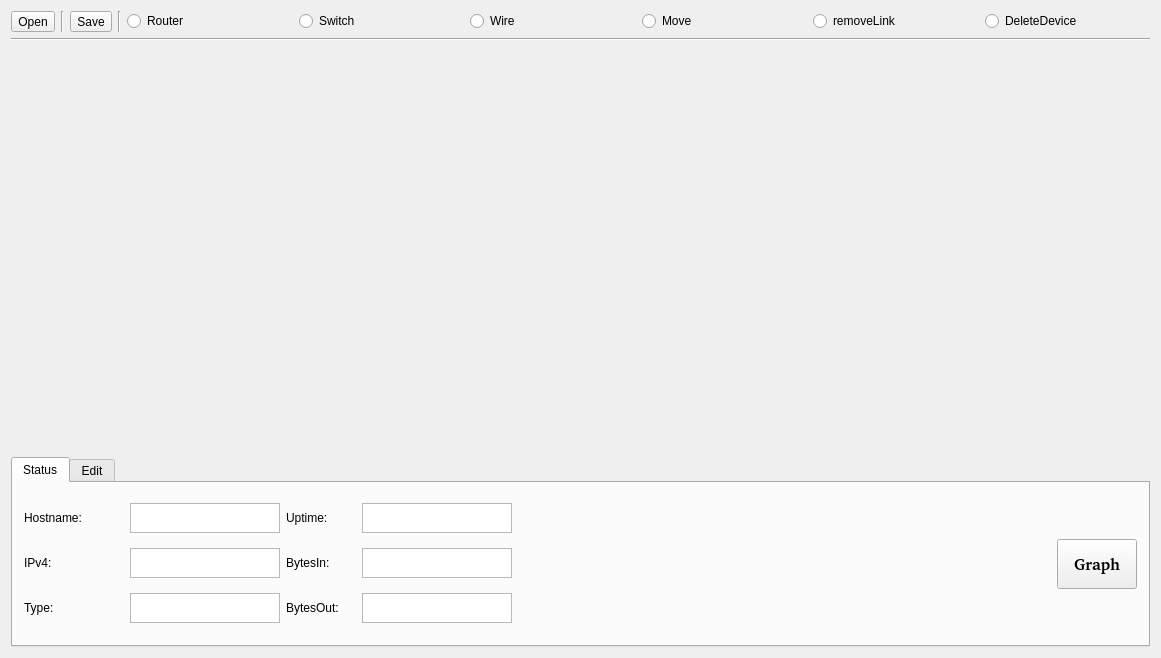
<?xml version="1.0" encoding="UTF-8"?>
<ui version="4.0">
 <class>MainWindow</class>
 <widget class="QMainWindow" name="MainWindow">
  <property name="geometry">
   <rect>
    <x>0</x>
    <y>0</y>
    <width>1161</width>
    <height>658</height>
   </rect>
  </property>
  <property name="windowTitle">
   <string>Snmp Monitor V3</string>
  </property>
  <property name="tabShape">
   <enum>QTabWidget::Rounded</enum>
  </property>
  <property name="dockNestingEnabled">
   <bool>true</bool>
  </property>
  <widget class="QWidget" name="centralWidget">
   <property name="cursor">
    <cursorShape>ArrowCursor</cursorShape>
   </property>
   <layout class="QVBoxLayout" name="verticalLayout">
    <item>
     <layout class="QHBoxLayout" name="horizontalLayout">
      <item>
       <widget class="QToolButton" name="toolOpen">
        <property name="text">
         <string>Open</string>
        </property>
        <property name="icon">
         <iconset>
          <normaloff>1319490435_open.png</normaloff>1319490435_open.png</iconset>
        </property>
        <property name="iconSize">
         <size>
          <width>32</width>
          <height>32</height>
         </size>
        </property>
        <property name="shortcut">
         <string>Ctrl+R</string>
        </property>
       </widget>
      </item>
      <item>
       <widget class="Line" name="line_3">
        <property name="orientation">
         <enum>Qt::Vertical</enum>
        </property>
       </widget>
      </item>
      <item>
       <widget class="QToolButton" name="toolSave">
        <property name="text">
         <string>Save</string>
        </property>
        <property name="icon">
         <iconset>
          <normaloff>1319490457_disk-save.png</normaloff>1319490457_disk-save.png</iconset>
        </property>
        <property name="iconSize">
         <size>
          <width>32</width>
          <height>32</height>
         </size>
        </property>
        <property name="shortcut">
         <string>Ctrl+S</string>
        </property>
       </widget>
      </item>
      <item>
       <widget class="Line" name="line_2">
        <property name="orientation">
         <enum>Qt::Vertical</enum>
        </property>
       </widget>
      </item>
      <item>
       <widget class="QRadioButton" name="radioRouter">
        <property name="text">
         <string>Router</string>
        </property>
        <property name="icon">
         <iconset>
          <normaloff>router.png</normaloff>router.png</iconset>
        </property>
        <property name="iconSize">
         <size>
          <width>36</width>
          <height>36</height>
         </size>
        </property>
       </widget>
      </item>
      <item>
       <widget class="QRadioButton" name="radioSwitch">
        <property name="text">
         <string>Switch</string>
        </property>
        <property name="icon">
         <iconset>
          <normaloff>switch.png</normaloff>switch.png</iconset>
        </property>
        <property name="iconSize">
         <size>
          <width>40</width>
          <height>36</height>
         </size>
        </property>
       </widget>
      </item>
      <item>
       <widget class="QRadioButton" name="radioWire">
        <property name="text">
         <string>Wire</string>
        </property>
        <property name="icon">
         <iconset>
          <normaloff>wire.png</normaloff>wire.png</iconset>
        </property>
        <property name="iconSize">
         <size>
          <width>36</width>
          <height>36</height>
         </size>
        </property>
       </widget>
      </item>
      <item>
       <widget class="QRadioButton" name="radioMove">
        <property name="text">
         <string>Move</string>
        </property>
        <property name="icon">
         <iconset>
          <normaloff>moveDevice.png</normaloff>moveDevice.png</iconset>
        </property>
        <property name="iconSize">
         <size>
          <width>36</width>
          <height>36</height>
         </size>
        </property>
       </widget>
      </item>
      <item>
       <widget class="QRadioButton" name="radioLink">
        <property name="text">
         <string>removeLink</string>
        </property>
        <property name="icon">
         <iconset>
          <normaloff>deleteWire.png</normaloff>deleteWire.png</iconset>
        </property>
        <property name="iconSize">
         <size>
          <width>36</width>
          <height>36</height>
         </size>
        </property>
       </widget>
      </item>
      <item>
       <widget class="QRadioButton" name="radioDel">
        <property name="text">
         <string>DeleteDevice</string>
        </property>
        <property name="icon">
         <iconset>
          <normaloff>deleteDevice.png</normaloff>deleteDevice.png</iconset>
        </property>
        <property name="iconSize">
         <size>
          <width>36</width>
          <height>36</height>
         </size>
        </property>
       </widget>
      </item>
     </layout>
    </item>
    <item>
     <widget class="Line" name="line">
      <property name="orientation">
       <enum>Qt::Horizontal</enum>
      </property>
     </widget>
    </item>
    <item>
     <spacer name="verticalSpacer">
      <property name="orientation">
       <enum>Qt::Vertical</enum>
      </property>
      <property name="sizeHint" stdset="0">
       <size>
        <width>20</width>
        <height>40</height>
       </size>
      </property>
     </spacer>
    </item>
    <item>
     <widget class="QTabWidget" name="tabWidget">
      <property name="sizePolicy">
       <sizepolicy hsizetype="Expanding" vsizetype="Minimum">
        <horstretch>0</horstretch>
        <verstretch>0</verstretch>
       </sizepolicy>
      </property>
      <property name="minimumSize">
       <size>
        <width>0</width>
        <height>110</height>
       </size>
      </property>
      <property name="tabPosition">
       <enum>QTabWidget::North</enum>
      </property>
      <property name="tabShape">
       <enum>QTabWidget::Rounded</enum>
      </property>
      <property name="currentIndex">
       <number>0</number>
      </property>
      <widget class="QWidget" name="tab">
       <attribute name="title">
        <string>Status</string>
       </attribute>
       <layout class="QHBoxLayout" name="horizontalLayout_2">
        <item>
         <layout class="QGridLayout" name="gridLayout">
          <item row="0" column="0">
           <widget class="QLabel" name="label">
            <property name="sizePolicy">
             <sizepolicy hsizetype="Fixed" vsizetype="Fixed">
              <horstretch>0</horstretch>
              <verstretch>0</verstretch>
             </sizepolicy>
            </property>
            <property name="minimumSize">
             <size>
              <width>100</width>
              <height>30</height>
             </size>
            </property>
            <property name="text">
             <string>Hostname:</string>
            </property>
           </widget>
          </item>
          <item row="2" column="0">
           <widget class="QLabel" name="label_3">
            <property name="sizePolicy">
             <sizepolicy hsizetype="Fixed" vsizetype="Fixed">
              <horstretch>0</horstretch>
              <verstretch>0</verstretch>
             </sizepolicy>
            </property>
            <property name="minimumSize">
             <size>
              <width>100</width>
              <height>30</height>
             </size>
            </property>
            <property name="text">
             <string>Type:</string>
            </property>
           </widget>
          </item>
          <item row="0" column="2">
           <widget class="QLabel" name="label_4">
            <property name="sizePolicy">
             <sizepolicy hsizetype="Fixed" vsizetype="Fixed">
              <horstretch>0</horstretch>
              <verstretch>0</verstretch>
             </sizepolicy>
            </property>
            <property name="minimumSize">
             <size>
              <width>70</width>
              <height>30</height>
             </size>
            </property>
            <property name="text">
             <string>Uptime:</string>
            </property>
           </widget>
          </item>
          <item row="1" column="2">
           <widget class="QLabel" name="label_5">
            <property name="sizePolicy">
             <sizepolicy hsizetype="Fixed" vsizetype="Fixed">
              <horstretch>0</horstretch>
              <verstretch>0</verstretch>
             </sizepolicy>
            </property>
            <property name="minimumSize">
             <size>
              <width>70</width>
              <height>30</height>
             </size>
            </property>
            <property name="text">
             <string>BytesIn:</string>
            </property>
           </widget>
          </item>
          <item row="2" column="2">
           <widget class="QLabel" name="label_6">
            <property name="sizePolicy">
             <sizepolicy hsizetype="Fixed" vsizetype="Fixed">
              <horstretch>0</horstretch>
              <verstretch>0</verstretch>
             </sizepolicy>
            </property>
            <property name="minimumSize">
             <size>
              <width>70</width>
              <height>30</height>
             </size>
            </property>
            <property name="text">
             <string>BytesOut:</string>
            </property>
           </widget>
          </item>
          <item row="1" column="0">
           <widget class="QLabel" name="label_2">
            <property name="sizePolicy">
             <sizepolicy hsizetype="Fixed" vsizetype="Fixed">
              <horstretch>0</horstretch>
              <verstretch>0</verstretch>
             </sizepolicy>
            </property>
            <property name="minimumSize">
             <size>
              <width>100</width>
              <height>30</height>
             </size>
            </property>
            <property name="text">
             <string>IPv4:</string>
            </property>
           </widget>
          </item>
          <item row="0" column="1">
           <widget class="QTextEdit" name="textEdit">
            <property name="maximumSize">
             <size>
              <width>150</width>
              <height>30</height>
             </size>
            </property>
           </widget>
          </item>
          <item row="1" column="1">
           <widget class="QTextEdit" name="textEdit_2">
            <property name="maximumSize">
             <size>
              <width>150</width>
              <height>30</height>
             </size>
            </property>
           </widget>
          </item>
          <item row="2" column="1">
           <widget class="QTextEdit" name="textEdit_3">
            <property name="maximumSize">
             <size>
              <width>150</width>
              <height>30</height>
             </size>
            </property>
           </widget>
          </item>
          <item row="0" column="3">
           <widget class="QTextEdit" name="textEdit_4">
            <property name="maximumSize">
             <size>
              <width>150</width>
              <height>30</height>
             </size>
            </property>
           </widget>
          </item>
          <item row="1" column="3">
           <widget class="QTextEdit" name="textEdit_5">
            <property name="maximumSize">
             <size>
              <width>150</width>
              <height>30</height>
             </size>
            </property>
           </widget>
          </item>
          <item row="2" column="3">
           <widget class="QTextEdit" name="textEdit_6">
            <property name="maximumSize">
             <size>
              <width>150</width>
              <height>30</height>
             </size>
            </property>
           </widget>
          </item>
         </layout>
        </item>
        <item>
         <spacer name="horizontalSpacer">
          <property name="orientation">
           <enum>Qt::Horizontal</enum>
          </property>
          <property name="sizeHint" stdset="0">
           <size>
            <width>40</width>
            <height>20</height>
           </size>
          </property>
         </spacer>
        </item>
        <item>
         <widget class="QToolButton" name="toolGraph">
          <property name="sizePolicy">
           <sizepolicy hsizetype="Fixed" vsizetype="Fixed">
            <horstretch>0</horstretch>
            <verstretch>0</verstretch>
           </sizepolicy>
          </property>
          <property name="minimumSize">
           <size>
            <width>80</width>
            <height>50</height>
           </size>
          </property>
          <property name="sizeIncrement">
           <size>
            <width>0</width>
            <height>0</height>
           </size>
          </property>
          <property name="font">
           <font>
            <family>Helvetica [Adobe]</family>
            <pointsize>12</pointsize>
            <weight>75</weight>
            <bold>true</bold>
           </font>
          </property>
          <property name="autoFillBackground">
           <bool>false</bool>
          </property>
          <property name="text">
           <string>Graph</string>
          </property>
         </widget>
        </item>
       </layout>
      </widget>
      <widget class="QWidget" name="tab_2">
       <attribute name="title">
        <string>Edit</string>
       </attribute>
       <layout class="QHBoxLayout" name="horizontalLayout_4">
        <item>
         <layout class="QGridLayout" name="gridLayout_3">
          <item row="1" column="0">
           <widget class="QLabel" name="label_18">
            <property name="text">
             <string>IPv4:</string>
            </property>
           </widget>
          </item>
          <item row="0" column="1">
           <widget class="QTextEdit" name="hostnameEdit">
            <property name="sizePolicy">
             <sizepolicy hsizetype="Fixed" vsizetype="Fixed">
              <horstretch>0</horstretch>
              <verstretch>0</verstretch>
             </sizepolicy>
            </property>
            <property name="maximumSize">
             <size>
              <width>200</width>
              <height>30</height>
             </size>
            </property>
           </widget>
          </item>
          <item row="1" column="1">
           <widget class="QTextEdit" name="ipEdit">
            <property name="sizePolicy">
             <sizepolicy hsizetype="Fixed" vsizetype="Fixed">
              <horstretch>0</horstretch>
              <verstretch>0</verstretch>
             </sizepolicy>
            </property>
            <property name="maximumSize">
             <size>
              <width>200</width>
              <height>30</height>
             </size>
            </property>
           </widget>
          </item>
          <item row="0" column="0">
           <widget class="QLabel" name="label_13">
            <property name="text">
             <string>Hostname:</string>
            </property>
           </widget>
          </item>
          <item row="2" column="0">
           <widget class="QLabel" name="label_15">
            <property name="text">
             <string>Type:</string>
            </property>
           </widget>
          </item>
          <item row="3" column="0">
           <widget class="QLabel" name="label_14">
            <property name="text">
             <string>Serie:</string>
            </property>
           </widget>
          </item>
          <item row="2" column="1">
           <widget class="QTextEdit" name="typeEdit">
            <property name="sizePolicy">
             <sizepolicy hsizetype="Fixed" vsizetype="Fixed">
              <horstretch>0</horstretch>
              <verstretch>0</verstretch>
             </sizepolicy>
            </property>
            <property name="maximumSize">
             <size>
              <width>200</width>
              <height>30</height>
             </size>
            </property>
           </widget>
          </item>
          <item row="3" column="1">
           <widget class="QTextEdit" name="serieEdit">
            <property name="sizePolicy">
             <sizepolicy hsizetype="Fixed" vsizetype="Fixed">
              <horstretch>0</horstretch>
              <verstretch>0</verstretch>
             </sizepolicy>
            </property>
            <property name="maximumSize">
             <size>
              <width>200</width>
              <height>30</height>
             </size>
            </property>
           </widget>
          </item>
         </layout>
        </item>
        <item>
         <layout class="QGridLayout" name="gridLayout_8">
          <item row="0" column="0">
           <widget class="QLabel" name="label_16">
            <property name="text">
             <string>Interfaces:</string>
            </property>
           </widget>
          </item>
          <item row="0" column="1">
           <widget class="QTextEdit" name="interfaceEdit">
            <property name="sizePolicy">
             <sizepolicy hsizetype="Fixed" vsizetype="Fixed">
              <horstretch>0</horstretch>
              <verstretch>0</verstretch>
             </sizepolicy>
            </property>
            <property name="maximumSize">
             <size>
              <width>200</width>
              <height>120</height>
             </size>
            </property>
           </widget>
          </item>
          <item row="0" column="2">
           <widget class="QLabel" name="label_35">
            <property name="text">
             <string>Warning:</string>
            </property>
           </widget>
          </item>
          <item row="0" column="3">
           <widget class="QTextEdit" name="label_warning">
            <property name="sizePolicy">
             <sizepolicy hsizetype="Fixed" vsizetype="Fixed">
              <horstretch>0</horstretch>
              <verstretch>0</verstretch>
             </sizepolicy>
            </property>
            <property name="maximumSize">
             <size>
              <width>200</width>
              <height>120</height>
             </size>
            </property>
            <property name="readOnly">
             <bool>true</bool>
            </property>
           </widget>
          </item>
         </layout>
        </item>
        <item>
         <spacer name="horizontalSpacer_3">
          <property name="orientation">
           <enum>Qt::Horizontal</enum>
          </property>
          <property name="sizeHint" stdset="0">
           <size>
            <width>40</width>
            <height>20</height>
           </size>
          </property>
         </spacer>
        </item>
        <item>
         <widget class="QPushButton" name="editButton">
          <property name="minimumSize">
           <size>
            <width>50</width>
            <height>40</height>
           </size>
          </property>
          <property name="text">
           <string>Save</string>
          </property>
         </widget>
        </item>
       </layout>
      </widget>
     </widget>
    </item>
   </layout>
  </widget>
 </widget>
 <layoutdefault spacing="6" margin="11"/>
 <resources/>
 <connections/>
</ui>
